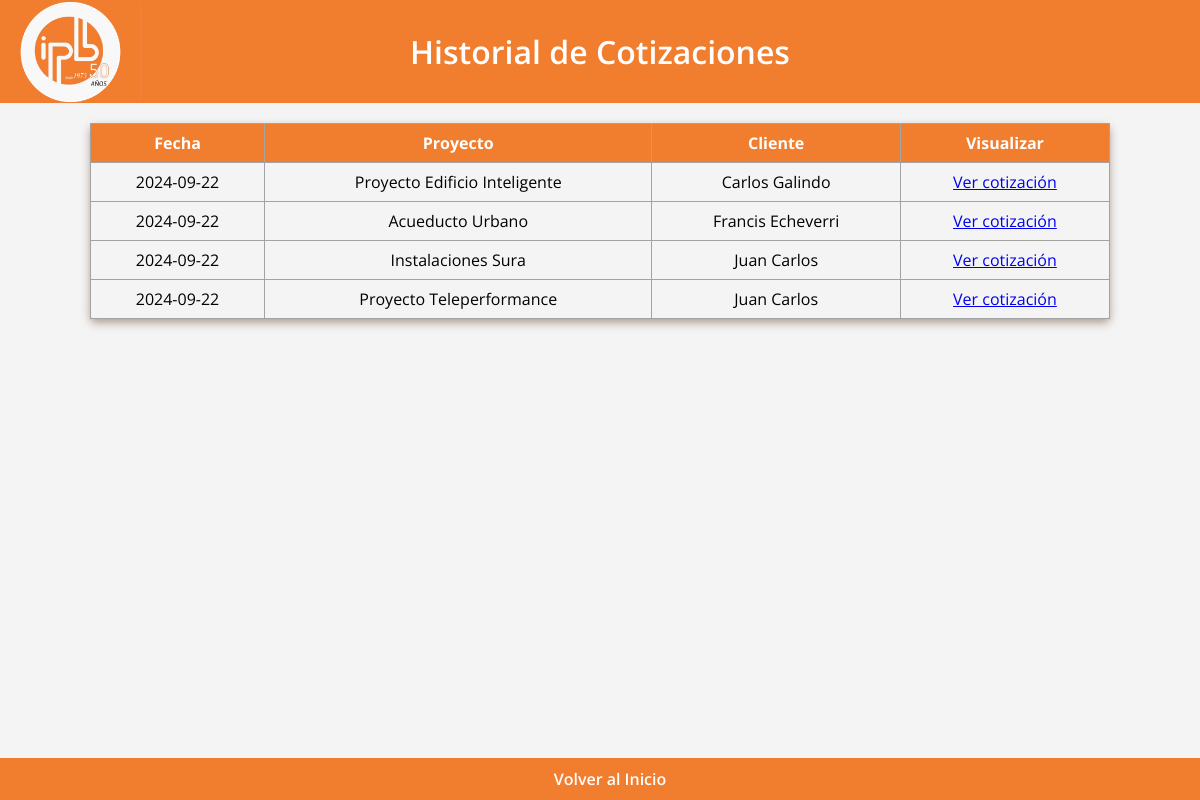
The page /lista_cotizaciones on the database as committed earlier.
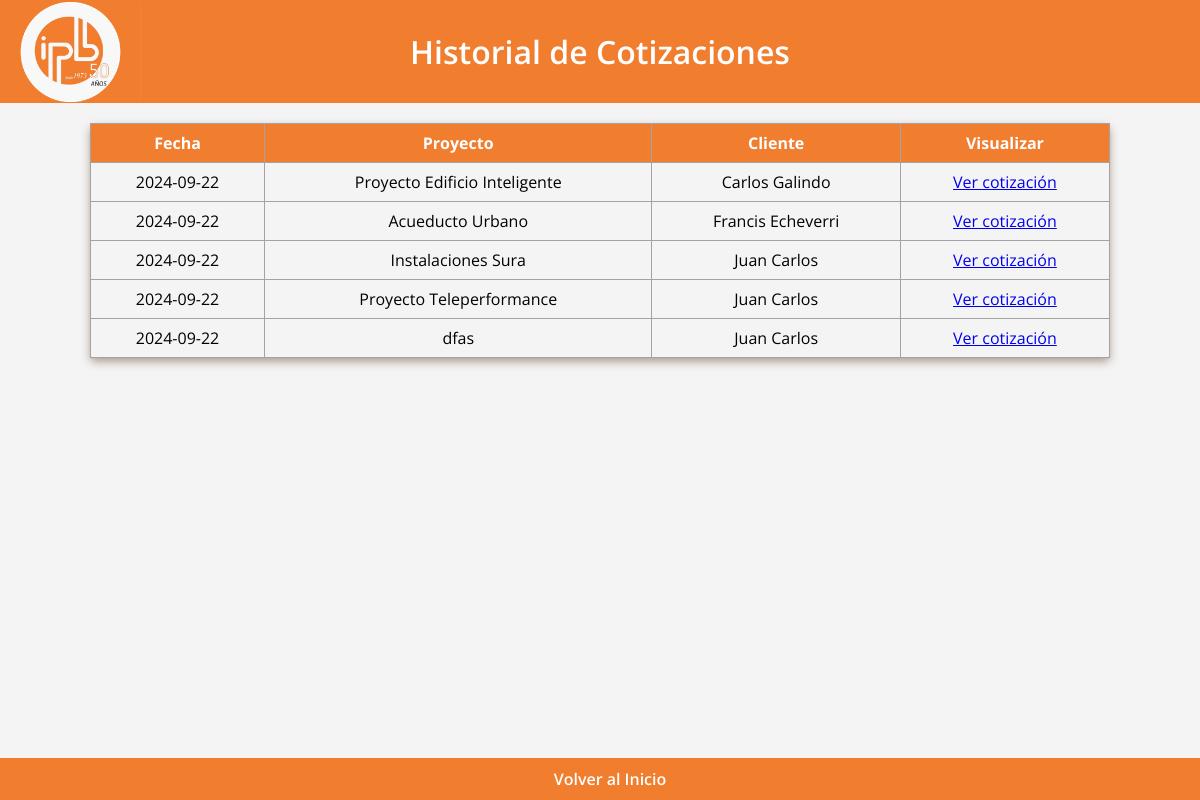
The same page on the database as committed later.
### app.py (models this page shows, shortened)
class Cotizacion(db.Model):
    id = db.Column(db.Integer, primary_key=True)
    fecha = db.Column(db.Date, default=lambda: datetime.now(pytz.timezone('America/Bogota')).date())
    ciudad = db.Column(db.String(100), nullable=False)
    empresa = db.Column(db.String(100), nullable=False)
    proyecto = db.Column(db.String(100), nullable=False)
    plazo = db.Column(db.String(100), nullable=False)
    entrega = db.Column(db.String(100), nullable=False)
    anticipo = db.Column(db.Integer, nullable=False)
    p_acta = db.Column(db.Integer, nullable=False)
    f_acta = db.Column(db.Integer, nullable=False)
    consecutivo = db.Column(db.Integer, nullable=False)
    version_padre_id = db.Column(db.Integer, db.ForeignKey('cotizacion.id'), nullable=True)
    versiones = db.relationship('Cotizacion', backref=db.backref('version_padre', remote_side=[id]), lazy=True)
    productos_detalle = db.relationship('CotizacionProducto', backref='cotizacion', lazy=True)
    cliente_id = db.Column(db.Integer, db.ForeignKey('cliente.id'), nullable=False)
    cliente = db.relationship('Cliente', backref=db.backref('cotizaciones', lazy=True))
    servicio = db.Column(db.String(1000), nullable=False, default="v")

class Cliente(db.Model):
    id = db.Column(db.Integer, primary_key=True)
    nombre = db.Column(db.String(100), nullable=False)
    celular = db.Column(db.Integer, nullable=False)
    email = db.Column(db.String(100), nullable=False)
    """
    cotizacion_id = db.Column(db.Integer, db.ForeignKey('cotizacion.id'))
    cotizaciones = db.relationship('Cotizacion', back_populates='clienten', order_by='Cotizacion.id')
    """

### app.py (the view)
@app.route('/lista_cotizaciones')
def listar_cotizaciones():
    cotizaciones_sin_hijas = db.session.query(Cotizacion).filter(
        ~Cotizacion.versiones.any()
    ).all()
    return render_template('lista_cotizaciones.html', cotizaciones=cotizaciones_sin_hijas)

### templates/lista_cotizaciones.html (shortened to what this page needs)
<!DOCTYPE html>
<html lang="en">
<head>
    <link rel="stylesheet" href="{{ url_for('static', filename='styleListaCotizaciones.css') }}">
</head>
<body>
    <header>
        <img src="static/logobonito.png" alt="Logo de IPB SAS" class="logobonito">
        <h1>Historial de Cotizaciones</h1>
    </header>
    <table id="myTable" border="1" class="cotizaciones">
        <thead>
            <tr>
                <th>Fecha</th>
                <th>Proyecto</th>
                <th>Cliente</th>
                <th>Visualizar</th>
            </tr>
        </thead>
        <tbody>
            {% for cotizacion in cotizaciones%}
            <tr>
                <td>{{ cotizacion.fecha }}</td>
                <td>{{ cotizacion.proyecto }}</td>
                <td>{{ cotizacion.cliente.nombre }}</td>
                <td><a href="/versiones_cotizacion/{{cotizacion.id}}"class="btn-ver-cotizacion">Ver cotización</a></td>
            </tr>
            {% endfor %}
        </tbody>
    </table>
    <footer>
        <a href="/" class="support-link">Volver al Inicio</a>
    </footer>
</body>
</html>

Rows that differ between the two databases and show on the page:
added Cotizacion: fecha "2024-09-22", proyecto "dfas", cliente.nombre "Juan Carlos"
